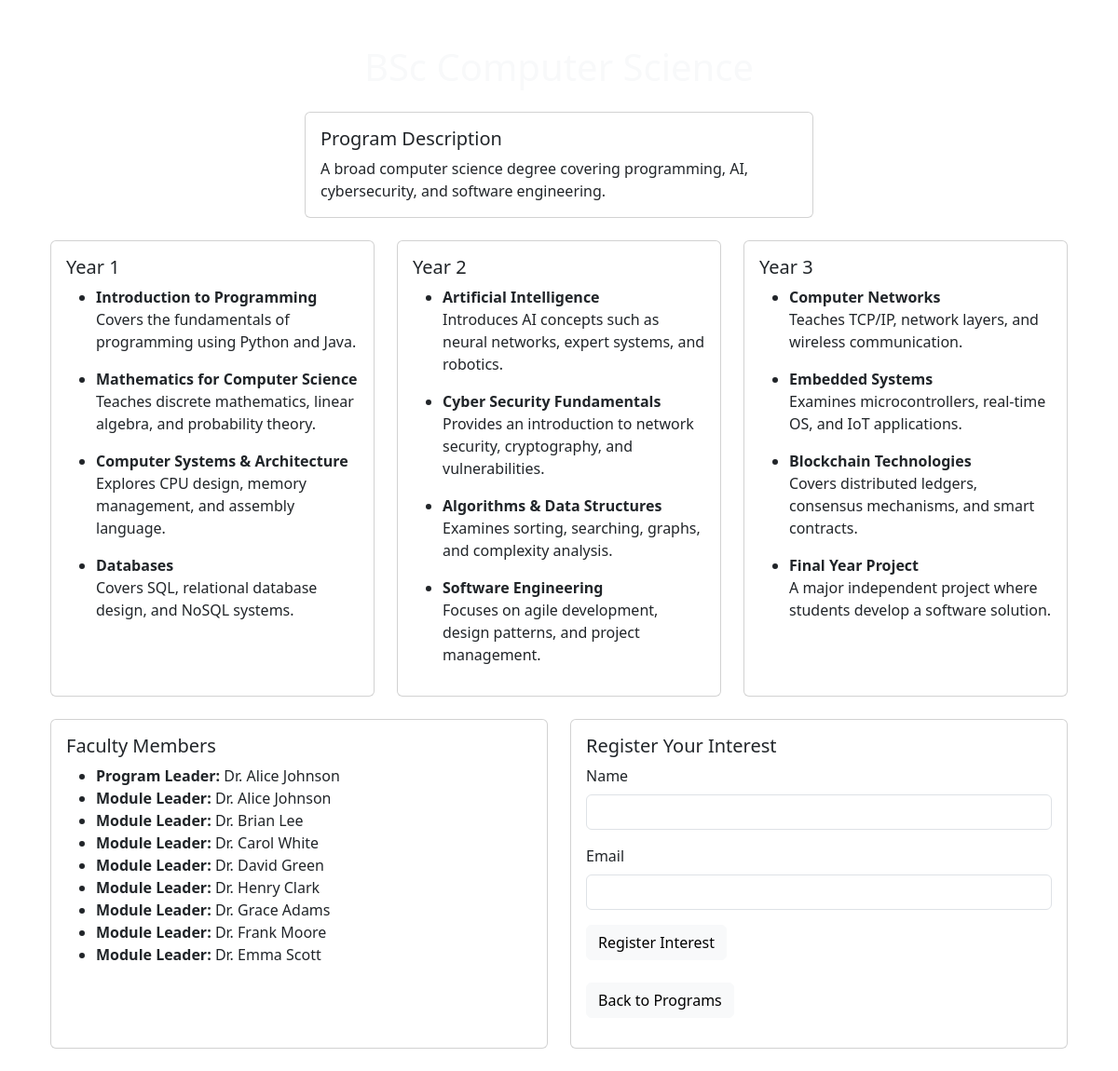
The app's page /program-details.php?id=1 with its own data.
### tables this page shows
CREATE TABLE Programmes (
    ProgrammeID INTEGER PRIMARY KEY AUTO_INCREMENT,
    ProgrammeName TEXT NOT NULL,
    LevelID INTEGER,
    ProgrammeLeaderID INTEGER,
    Description TEXT,
    Image TEXT,
    FOREIGN KEY (LevelID) REFERENCES Levels(LevelID),
    FOREIGN KEY (ProgrammeLeaderID) REFERENCES Staff(StaffID)
);

CREATE TABLE ProgrammeModules (
    ProgrammeModuleID INTEGER PRIMARY KEY AUTO_INCREMENT,
    ProgrammeID INTEGER,
    ModuleID INTEGER,
    Year INTEGER,
    FOREIGN KEY (ProgrammeID) REFERENCES Programmes(ProgrammeID),
    FOREIGN KEY (ModuleID) REFERENCES Modules(ModuleID)
);

CREATE TABLE Modules (
    ModuleID INTEGER PRIMARY KEY,
    ModuleName TEXT NOT NULL,
    ModuleLeaderID INTEGER,
    Description TEXT,
    Image TEXT,
    FOREIGN KEY (ModuleLeaderID) REFERENCES Staff(StaffID)
);

CREATE TABLE Staff (
    StaffID INTEGER PRIMARY KEY,
    Name TEXT NOT NULL
);

### program-details.php (the view, shortened to what this page needs)
<?php
include 'includes/db.php';
if (isset($_GET['id'])) {
    $program_id = $_GET['id'];
} else {
    die("Program ID not specified.");
}
$sql = "SELECT * FROM Programmes WHERE ProgrammeID = $program_id";
$result = mysqli_query($conn, $sql);
$program = mysqli_fetch_assoc($result);
$sql = "SELECT Modules.ModuleID, Modules.ModuleName, Modules.Description, Modules.ModuleLeaderID, ProgrammeModules.Year
        FROM ProgrammeModules
        JOIN Modules ON ProgrammeModules.ModuleID = Modules.ModuleID
        WHERE ProgrammeModules.ProgrammeID = $program_id
        ORDER BY ProgrammeModules.Year";
$modules_result = mysqli_query($conn, $sql);
$modules = mysqli_fetch_all($modules_result, MYSQLI_ASSOC);
$modules_by_year = [];
foreach ($modules as $module) {
    $year = $module['Year'];
    if (!isset($modules_by_year[$year])) {
        $modules_by_year[$year] = [];
    }
    $modules_by_year[$year][] = $module;
}
$program_leader_id = $program['ProgrammeLeaderID'];
$sql = "SELECT Name FROM Staff WHERE StaffID = $program_leader_id";
$program_leader_result = mysqli_query($conn, $sql);
$program_leader = mysqli_fetch_assoc($program_leader_result);
$module_leaders = [];
foreach ($modules as $module) {
    if (isset($module['ModuleLeaderID'])) {
        $module_leader_id = $module['ModuleLeaderID'];
        if (!isset($module_leaders[$module_leader_id])) {
            $sql = "SELECT Name FROM Staff WHERE StaffID = $module_leader_id";
            $result = mysqli_query($conn, $sql);
            if ($result) {
                $module_leaders[$module_leader_id] = mysqli_fetch_assoc($result);
            } else {
                die("Error fetching module leader: " . mysqli_error($conn));
            }
        }
    }
}
?>
<!DOCTYPE html>
<html lang="en">
<head>
    <link href="https://cdn.jsdelivr.net/npm/bootstrap@5.3.0/dist/css/bootstrap.min.css" rel="stylesheet">
    <link href="assets/css/style.css" rel="stylesheet">
</head>
<body class="container">
    <div class="container mt-5">
        <h1 class="text-center mb-4 text-light"><?php echo $program['ProgrammeName']; ?></h1>
        <div class="col-6 mx-auto">
            <div class="card mb-4 ">
                <div class="card-body">
                    <h5 class="card-title t">Program Description</h5>
                    <p class="card-text"><?php echo $program['Description']; ?></p>
                </div>
            </div>
        </div>
        <div class="row">
            <?php for ($year = 1; $year <= 3; $year++): ?>
                <div class="col-md-4 mb-4">
                    <div class="card h-100">
                        <div class="card-body">
                            <h5 class="card-title">Year <?php echo $year; ?></h5>
                            <?php if (isset($modules_by_year[$year])): ?>
                                <ul>
                                    <?php foreach ($modules_by_year[$year] as $module): ?>
                                        <li>
                                            <strong><?php echo $module['ModuleName']; ?></strong>
                                            <p><?php echo $module['Description']; ?></p>
                                        </li>
                                    <?php endforeach; ?>
                                </ul>
                            <?php else: ?>
                                <p>No modules</p>
                            <?php endif; ?>
                        </div>
                    </div>
                </div>
            <?php endfor; ?>
        </div>
        <div class="row">
            <div class="col-6 mb-4">
                <div class="card mb-4 h-100">
                    <div class="card-body">
                        <h5 class="card-title">Faculty Members</h5>
                        <ul>
                            <li><strong>Program Leader:</strong> <?php echo $program_leader['Name']; ?></li>
                            <?php foreach ($module_leaders as $leader): ?>
                                <li><strong>Module Leader:</strong> <?php echo $leader['Name']; ?></li>
                            <?php endforeach; ?>
                        </ul>
                    </div>
                </div>
            </div>
            <div class="col-6 mb-4">
                <div class="card h-100 ">
                    <div class="card-body">
                        <h5 class="card-title">Register Your Interest</h5>
                        <form method="POST" action="">
                            <div class="mb-3">
                                <label for="name" class="form-label">Name</label>
                                <input type="text" class="form-control" id="name" name="name" required>
                            </div>
                            <div class="mb-3">
                                <label for="email" class="form-label">Email</label>
                                <input type="email" class="form-control" id="email" name="email" required>
                            </div>
                            <button type="submit" class="btn btn-light">Register Interest</button>
                            <div class="mb-3 mt-4">
                                <a href="index.php" class="btn btn-light">Back to Programs</a>
                            </div>
                        </form>
                    </div>
                </div>
            </div>
        </div>
    </div>
</body>
</html>

### assets/css/style.css (style rules this page uses)
body { background-image: url("../images/background.jpg"); background-size: cover; background-position: center; background-repeat: no-repeat; background-attachment: fixed; height: 100vh; margin: 0; padding: 0; }

### records on screen
programmes: Description "A broad computer science degree covering programming, AI, cybersecurity, and software engineering."
programmemodules: ModuleID.ModuleName "Introduction to Programming", ModuleID.Description "Covers the fundamentals of programming using Python and Java."
programmemodules: ModuleID.ModuleName "Mathematics for Computer Science", ModuleID.Description "Teaches discrete mathematics, linear algebra, and probability theory."
programmemodules: ModuleID.ModuleName "Computer Systems & Architecture", ModuleID.Description "Explores CPU design, memory management, and assembly language."
programmemodules: ModuleID.ModuleName "Databases", ModuleID.Description "Covers SQL, relational database design, and NoSQL systems."
programmemodules: ModuleID.ModuleName "Artificial Intelligence", ModuleID.Description "Introduces AI concepts such as neural networks, expert systems, and robotics."
programmemodules: ModuleID.ModuleName "Cyber Security Fundamentals", ModuleID.Description "Provides an introduction to network security, cryptography, and vulnerabilities."
programmemodules: ModuleID.ModuleName "Algorithms & Data Structures", ModuleID.Description "Examines sorting, searching, graphs, and complexity analysis."
programmemodules: ModuleID.ModuleName "Software Engineering", ModuleID.Description "Focuses on agile development, design patterns, and project management."
programmemodules: ModuleID.ModuleName "Computer Networks", ModuleID.Description "Teaches TCP/IP, network layers, and wireless communication."
programmemodules: ModuleID.ModuleName "Embedded Systems", ModuleID.Description "Examines microcontrollers, real-time OS, and IoT applications."
programmemodules: ModuleID.ModuleName "Blockchain Technologies", ModuleID.Description "Covers distributed ledgers, consensus mechanisms, and smart contracts."
programmemodules: ModuleID.ModuleName "Final Year Project", ModuleID.Description "A major independent project where students develop a software solution."
staff: Name "Dr. Alice Johnson"
staff: Name "Dr. Brian Lee"
staff: Name "Dr. Carol White"
staff: Name "Dr. David Green"
staff: Name "Dr. Henry Clark"
staff: Name "Dr. Grace Adams"
staff: Name "Dr. Frank Moore"
staff: Name "Dr. Emma Scott"
